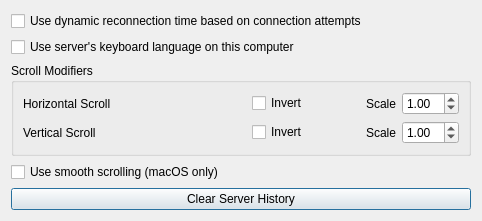
<?xml version="1.0" encoding="UTF-8"?>
<ui version="4.0">
 <class>ClientConfigDialog</class>
 <widget class="QDialog" name="ClientConfigDialog">
  <property name="geometry">
   <rect>
    <x>0</x>
    <y>0</y>
    <width>482</width>
    <height>197</height>
   </rect>
  </property>
  <property name="sizePolicy">
   <sizepolicy hsizetype="Maximum" vsizetype="Maximum">
    <horstretch>0</horstretch>
    <verstretch>0</verstretch>
   </sizepolicy>
  </property>
  <property name="windowTitle">
   <string>Client Configuration</string>
  </property>
  <layout class="QVBoxLayout" name="verticalLayout">
   <item>
    <widget class="QCheckBox" name="cbDynamicConnectTime">
     <property name="toolTip">
      <string>&lt;html&gt;&lt;head/&gt;&lt;body&gt;&lt;p&gt;Allow the client to slow the rate it attempts to reconnect to the server when connections attempts are failing. The delay between connection attempts will  start at 1 second intervals and can be a maxium of 5 minutes between connection attempts.&lt;/p&gt;&lt;/body&gt;&lt;/html&gt;</string>
     </property>
     <property name="text">
      <string>Use dynamic reconnection time based on connection attempts</string>
     </property>
    </widget>
   </item>
   <item>
    <widget class="QCheckBox" name="cbLanguageSync">
     <property name="text">
      <string>Use server's keyboard language on this computer</string>
     </property>
    </widget>
   </item>
   <item>
    <widget class="QGroupBox" name="groupBox">
     <property name="title">
      <string>Scroll Modifiers</string>
     </property>
     <layout class="QGridLayout" name="gridLayout">
      <item row="5" column="2">
       <widget class="QCheckBox" name="cbYScrollInvert">
        <property name="text">
         <string>Invert</string>
        </property>
       </widget>
      </item>
      <item row="1" column="2">
       <widget class="QCheckBox" name="cbXScrollInvert">
        <property name="text">
         <string>Invert</string>
        </property>
       </widget>
      </item>
      <item row="5" column="4">
       <layout class="QHBoxLayout" name="horizontalLayout_2">
        <item>
         <widget class="QLabel" name="lblScrollSpeed">
          <property name="sizePolicy">
           <sizepolicy hsizetype="Maximum" vsizetype="Preferred">
            <horstretch>0</horstretch>
            <verstretch>0</verstretch>
           </sizepolicy>
          </property>
          <property name="text">
           <string>Scale</string>
          </property>
         </widget>
        </item>
        <item>
         <widget class="QDoubleSpinBox" name="sbYScrollScale">
          <property name="sizePolicy">
           <sizepolicy hsizetype="Maximum" vsizetype="Fixed">
            <horstretch>0</horstretch>
            <verstretch>0</verstretch>
           </sizepolicy>
          </property>
          <property name="accelerated">
           <bool>true</bool>
          </property>
          <property name="correctionMode">
           <enum>QAbstractSpinBox::CorrectionMode::CorrectToNearestValue</enum>
          </property>
          <property name="minimum">
           <double>0.100000000000000</double>
          </property>
          <property name="maximum">
           <double>10.000000000000000</double>
          </property>
          <property name="singleStep">
           <double>0.100000000000000</double>
          </property>
          <property name="value">
           <double>1.000000000000000</double>
          </property>
         </widget>
        </item>
       </layout>
      </item>
      <item row="1" column="4">
       <layout class="QHBoxLayout" name="horizontalLayout_3">
        <item>
         <widget class="QLabel" name="lblXScrollSpeed">
          <property name="sizePolicy">
           <sizepolicy hsizetype="Maximum" vsizetype="Preferred">
            <horstretch>0</horstretch>
            <verstretch>0</verstretch>
           </sizepolicy>
          </property>
          <property name="text">
           <string>Scale</string>
          </property>
         </widget>
        </item>
        <item>
         <widget class="QDoubleSpinBox" name="sbXScrollScale">
          <property name="sizePolicy">
           <sizepolicy hsizetype="Maximum" vsizetype="Fixed">
            <horstretch>0</horstretch>
            <verstretch>0</verstretch>
           </sizepolicy>
          </property>
          <property name="accelerated">
           <bool>true</bool>
          </property>
          <property name="correctionMode">
           <enum>QAbstractSpinBox::CorrectionMode::CorrectToNearestValue</enum>
          </property>
          <property name="minimum">
           <double>0.100000000000000</double>
          </property>
          <property name="maximum">
           <double>10.000000000000000</double>
          </property>
          <property name="singleStep">
           <double>0.100000000000000</double>
          </property>
          <property name="value">
           <double>1.000000000000000</double>
          </property>
         </widget>
        </item>
       </layout>
      </item>
      <item row="1" column="0" colspan="2">
       <widget class="QLabel" name="lblHScroll">
        <property name="text">
         <string>Horizontal Scroll</string>
        </property>
       </widget>
      </item>
      <item row="5" column="0" colspan="2">
       <widget class="QLabel" name="lblVScroll">
        <property name="text">
         <string>Vertical Scroll</string>
        </property>
       </widget>
      </item>
     </layout>
    </widget>
   </item>
   <item>
    <widget class="QCheckBox" name="cbSmoothScroll">
     <property name="toolTip">
      <string>Post pixel scroll events with gesture phases, so trackpad scrolling, swipe navigation and momentum feel native. Smoothest when the server also has smooth scrolling enabled.</string>
     </property>
     <property name="text">
      <string>Use smooth scrolling (macOS only)</string>
     </property>
    </widget>
   </item>
   <item>
    <widget class="QPushButton" name="btnClearServerHistory">
     <property name="text">
      <string>Clear Server History</string>
     </property>
    </widget>
   </item>
  </layout>
 </widget>
 <resources/>
 <connections/>
</ui>
